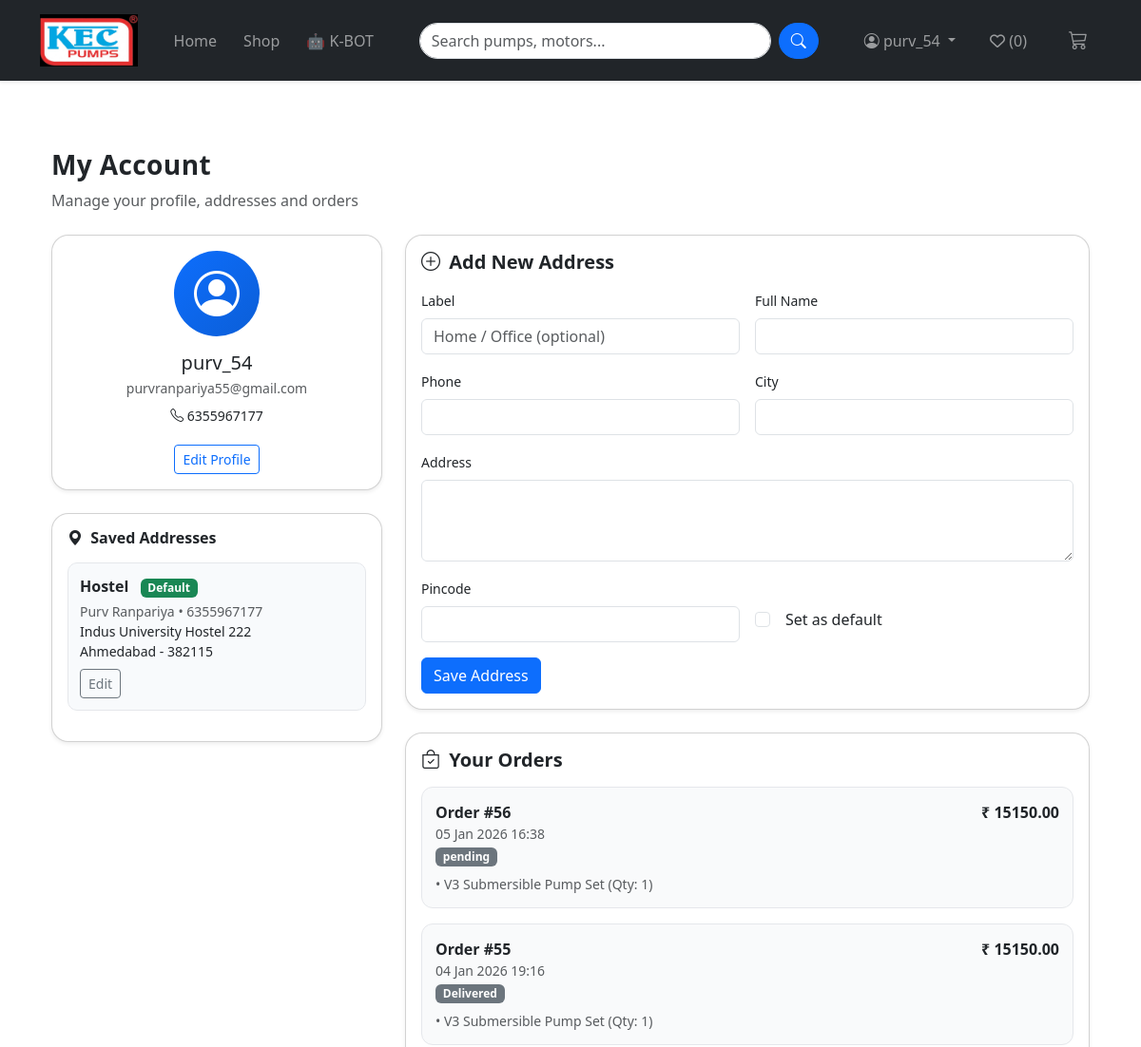
Page /profile/ (signed in, upper part) on the earlier database version.
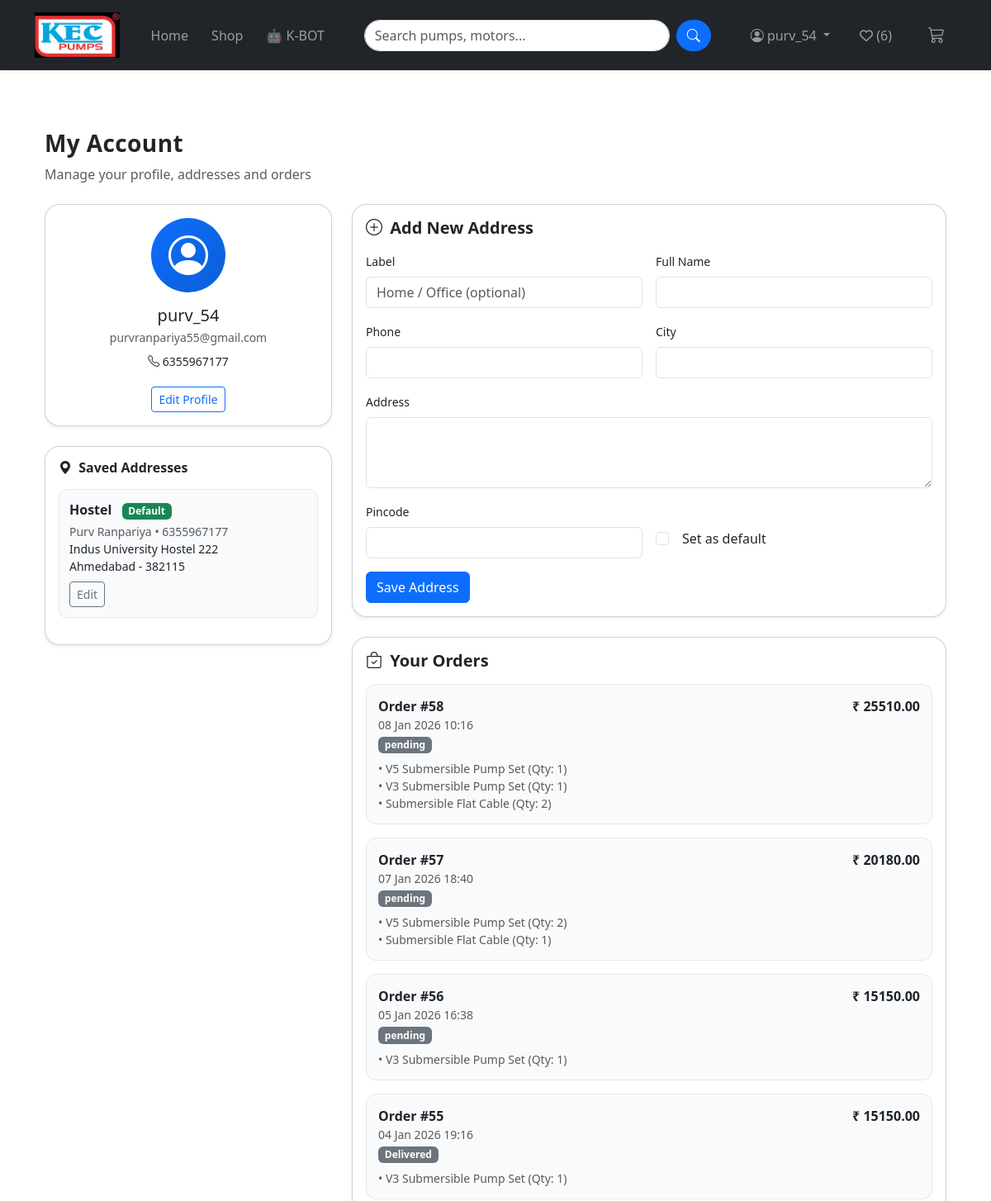
Same page on the later database version.
### store/models.py (models this page shows, shortened)
class Address(models.Model):
    user = models.ForeignKey(User, on_delete=models.CASCADE, related_name='addresses')
    label = models.CharField(max_length=100, blank=True, help_text="e.g. Home / Office")
    full_name = models.CharField(max_length=200)
    phone = models.CharField(max_length=20)
    address_line = models.TextField()
    city = models.CharField(max_length=100)
    pincode = models.CharField(max_length=20)
    is_default = models.BooleanField(default=False)
    created_at = models.DateTimeField(auto_now_add=True)
    class Meta:
        ordering = ['-is_default', '-created_at']

class Order(models.Model):
    STATUS_CHOICES = (
        ('pending', 'Pending'),
        ('shipped', 'Shipped'),
        ('delivered', 'Delivered'),
        ('confirmed', 'Confirmed'),
        ('cancelled', 'Cancelled'),
    )
    PAYMENT_STATUS = (
        ('pending', 'Pending'),
        ('paid', 'Paid'),
        ('failed', 'Failed'),
    )
    PAYMENT_METHOD = (
        ('cod', 'Cash On Delivery'),
        ('razorpay', 'Razorpay'),
    )
    user = models.ForeignKey(User, on_delete=models.SET_NULL, null=True, blank=True)
    full_name = models.CharField(max_length=200)
    email = models.EmailField()
    phone = models.CharField(max_length=15)
    address = models.TextField()
    city = models.CharField(max_length=100)
    pincode = models.CharField(max_length=10)
    notes = models.TextField(blank=True, null=True)
    status = models.CharField(max_length=20, choices=STATUS_CHOICES, default='pending')
    payment_method = models.CharField(max_length=20, choices=PAYMENT_METHOD, null=True,blank=True)
    payment_status = models.CharField(max_length=20, choices=PAYMENT_STATUS, default='pending')
    razorpay_order_id = models.CharField(max_length=100, blank=True, null=True)
    razorpay_payment_id = models.CharField(max_length=100, blank=True, null=True)
    razorpay_signature = models.CharField(max_length=200, blank=True, null=True)
    created_at = models.DateTimeField(auto_now_add=True)
    @property
    def total_amount(self):
        return sum(item.subtotal for item in self.items.all())

class OrderItem(models.Model):
    order = models.ForeignKey(Order, on_delete=models.CASCADE, related_name="items")
    product = models.ForeignKey(Product, on_delete=models.SET_NULL, null=True)
    quantity = models.PositiveIntegerField(default=1)
    price = models.DecimalField(max_digits=10, decimal_places=2)
    @property
    def subtotal(self):
        return self.quantity * self.price

class Product(models.Model):
    category = models.ForeignKey(Category, on_delete=models.CASCADE, related_name="products")
    name = models.CharField(max_length=200)
    slug = models.SlugField(unique=True)
    model_number = models.CharField(max_length=100, blank=True, null=True)
    description = models.TextField(blank=True)
    image = models.ImageField(upload_to='products/', blank=True, null=True)
    price = models.DecimalField(max_digits=10, decimal_places=2)
    stock = models.PositiveIntegerField(default=0)
    is_available = models.BooleanField(default=True)
    motor_power_hp = models.DecimalField(
        max_digits=4, decimal_places=2, null=True, blank=True
    )
    max_head_m = models.PositiveIntegerField(null=True, blank=True)
    max_flow_lpm = models.PositiveIntegerField(null=True, blank=True)
    max_depth_ft = models.PositiveIntegerField(null=True, blank=True)
    phase = models.CharField(
        max_length=10,
        choices=[('single', 'Single Phase'), ('three', 'Three Phase')],
        null=True, blank=True
    )
    usage_type = models.CharField(
        max_length=20,
        choices=[
            ('domestic', 'Domestic'),
            ('agriculture', 'Agriculture'),
            ('industrial', 'Industrial')
        ],
        null=True, blank=True
    )

### store/views.py (the view)
# urls.py: path('profile/', views.profile_view, name='profile'),
@login_required
def profile_view(request):
    user = request.user
    email = user.email
    addresses = user.addresses.all()
    orders = Order.objects.filter(user=user).order_by('-created_at')
    add_form = AddressForm()
    context = {
        'email': email,
        'addresses': addresses,
        'orders': orders,
        'add_form': add_form,
    }
    return render(request, 'store/profile.html', context)

### store/forms.py
class AddressForm(forms.ModelForm):
    class Meta:
        model = Address
        fields = ['label', 'full_name', 'phone', 'address_line', 'city', 'pincode', 'is_default']
        widgets = {
            'label': forms.TextInput(attrs={'class': 'form-control', 'placeholder': 'Home / Office (optional)'}),
            'full_name': forms.TextInput(attrs={'class': 'form-control'}),
            'phone': forms.TextInput(attrs={'class': 'form-control'}),
            'address_line': forms.Textarea(attrs={'class': 'form-control', 'rows': 3}),
            'city': forms.TextInput(attrs={'class': 'form-control'}),
            'pincode': forms.TextInput(attrs={'class': 'form-control'}),
            'is_default': forms.CheckboxInput(attrs={'class': 'form-check-input'}),
        }

### store/context_processors.py (called while the page is built)
def wishlist_count(request):
    if request.user.is_authenticated:
        count = Wishlist.objects.filter(user=request.user).count()
    else:
        count = 0
    return {'wishlist_count': count}

### store/templates/store/profile.html (shortened to what the changed rows need)
{% extends 'store/base.html' %}
{% load static %}
{% block content %}
<div class="container py-5">
  <div class="row g-4">
    <div class="col-md-4">
      <div class="card shadow-sm mb-4">
        <div class="card-body text-center">
          <div class="profile-avatar mb-3">
            <i class="bi bi-person-circle"></i>
          </div>
          <h5 class="mb-1">{{ request.user.username }}</h5>
          <p class="text-muted small mb-2">{{ email }}</p>
          <p class="small mb-1">
            <i class="bi bi-telephone"></i>
            {% with first_addr=request.user.addresses.first %}
              {% if first_addr %}
                {{ first_addr.phone }}
              {% else %}
                Not added
              {% endif %}
            {% endwith %}
          </p>
          <a href="{% url 'store:edit_profile' %}"
             class="btn btn-outline-primary btn-sm mt-3">
            Edit Profile
          </a>
        </div>
      </div>
      <div class="card shadow-sm">
        <div class="card-body">
          {% if addresses %}
            {% for a in addresses %}
              <div class="address-card mb-3">
                <strong>{{ a.label|default:"Address" }}</strong>
                {% if a.is_default %}
                  <span class="badge bg-success ms-2">Default</span>
                {% endif %}
                <div class="small text-muted mt-1">
                  {{ a.full_name }} • {{ a.phone }}
                </div>
                <div class="small">{{ a.address_line }}</div>
                <div class="small">{{ a.city }} - {{ a.pincode }}</div>
                <div class="mt-2 d-flex gap-2">
                  <a href="{% url 'store:edit_address' a.id %}"
                     class="btn btn-sm btn-outline-secondary">
                    Edit
                  </a>
                </div>
              </div>
            {% endfor %}
          {% else %}
            <p class="text-muted small">No addresses added yet.</p>
          {% endif %}
        </div>
      </div>
    </div>
    <div class="col-md-8">
      <div class="card shadow-sm">
        <div class="card-body">
          {% if orders %}
            {% for order in orders %}
              <div class="order-card mb-3">
                <div class="d-flex justify-content-between">
                  <div>
                    <strong>Order #{{ order.id }}</strong>
                    <div class="small text-muted">
                      {{ order.created_at|date:"d M Y H:i" }}
                    </div>
                    <span class="badge bg-secondary mt-1">
                      {{ order.status }}
                    </span>
                  </div>
                  <div class="fw-bold">
                    ₹ {{ order.total_amount }}
                  </div>
                </div>
                <div class="mt-2 small text-muted">
                  {% for it in order.items.all %}
                    • {{ it.product.name }} (Qty: {{ it.quantity }})<br>
                  {% endfor %}
                </div>
              </div>
            {% endfor %}
          {% else %}
            <p class="text-muted small">You have no orders yet.</p>
          {% endif %}
        </div>
      </div>
    </div>
  </div>
</div>
{% endblock %}

### store/templates/store/base.html (shortened to what this page needs)
<!DOCTYPE html>
<html lang="en">
<head>
    {% load static %}
    <link href="https://cdn.jsdelivr.net/npm/bootstrap@5.3.2/dist/css/bootstrap.min.css" rel="stylesheet">
    <link rel="stylesheet" href="{% static 'store/css/style.css' %}">
    <link rel="stylesheet" href="https://cdn.jsdelivr.net/npm/bootstrap-icons@1.11.1/font/bootstrap-icons.css">
    <link rel="stylesheet" href="https://cdn.jsdelivr.net/npm/bootstrap-icons@1.11.3/font/bootstrap-icons.min.css">
    <link rel="stylesheet" href="https://cdnjs.cloudflare.com/ajax/libs/font-awesome/6.5.1/css/all.min.css">
</head>
<body>
{% load static %}
<nav class="navbar navbar-expand-lg navbar-dark bg-dark kec-navbar shadow-sm sticky-top">
  <div class="container">
    <a class="navbar-brand d-flex align-items-center fw-bold"
       href="{% url 'store:home' %}">
      <img src="{% static 'store/images/KEC_logo.jpg' %}"
           class="kec-logo me-2">
    </a>
    <div class="collapse navbar-collapse d-none d-lg-flex" id="kecNavbar">
      <ul class="navbar-nav me-auto align-items-lg-center">
        <li class="nav-item">
          <a class="nav-link {% if request.path == '/' %}active{% endif %}"
             href="{% url 'store:home' %}">Home</a>
        </li>
        <li class="nav-item">
          <a class="nav-link {% if '/shop' in request.path %}active{% endif %}"
             href="{% url 'store:shop' %}">Shop</a>
        </li>
        <li class="nav-item">
          <a class="nav-link" href="{% url 'store:pump_chatbot' %}">
            🤖 K-BOT
          </a>
        </li>
      </ul>
      <form class="d-flex kec-search mx-auto"
            method="get"
            action="{% url 'store:shop' %}"
            style="max-width:420px;width:100%;">
        <input class="form-control"
               type="search"
               name="q"
               placeholder="Search pumps, motors...">
        <button class="btn btn-primary ms-2">
          <i class="bi bi-search"></i>
        </button>
      </form>
      <ul class="navbar-nav ms-auto align-items-center">
        {% if user.is_authenticated %}
          <li class="nav-item dropdown">
            <a class="nav-link dropdown-toggle"
               data-bs-toggle="dropdown">
              <i class="bi bi-person-circle"></i> {{ user.username }}
            </a>
          </li>
          <li class="nav-item ms-2">
            <a href="{% url 'store:wishlist' %}" class="nav-link">
              <i class="far fa-heart"></i>
              (<span id="wishlist-count">{{ wishlist_count }}</span>)
            </a>
          </li>
        {% endif %}
        <li class="nav-item ms-3">
          <a class="nav-link position-relative"
             href="{% url 'store:cart_detail' %}">
            <i class="bi bi-cart3 fs-5"></i>
          </a>
        </li>
      </ul>
    </div>
  </div>
</nav>
<div class="container mt-4">
    {% block content %}{% endblock %}
</div>
</body>
</html>

Differences in the rows shown:
added Order: id "58", created_at "08 Jan 2026 10:16", status "pending", total_amount "25510.00"
added OrderItem: product.name "V5 Submersible Pump Set", quantity "1", shown under "58"
added OrderItem: product.name "V3 Submersible Pump Set", quantity "1", shown under "58"
added OrderItem: product.name "Submersible Flat Cable", quantity "2", shown under "58"
added Order: id "57", created_at "07 Jan 2026 18:40", status "pending", total_amount "20180.00"
added OrderItem: product.name "V5 Submersible Pump Set", quantity "2", shown under "57"
added OrderItem: product.name "Submersible Flat Cable", quantity "1", shown under "57"
Other differences:
{{ wishlist_count }}: "0" → "6"
